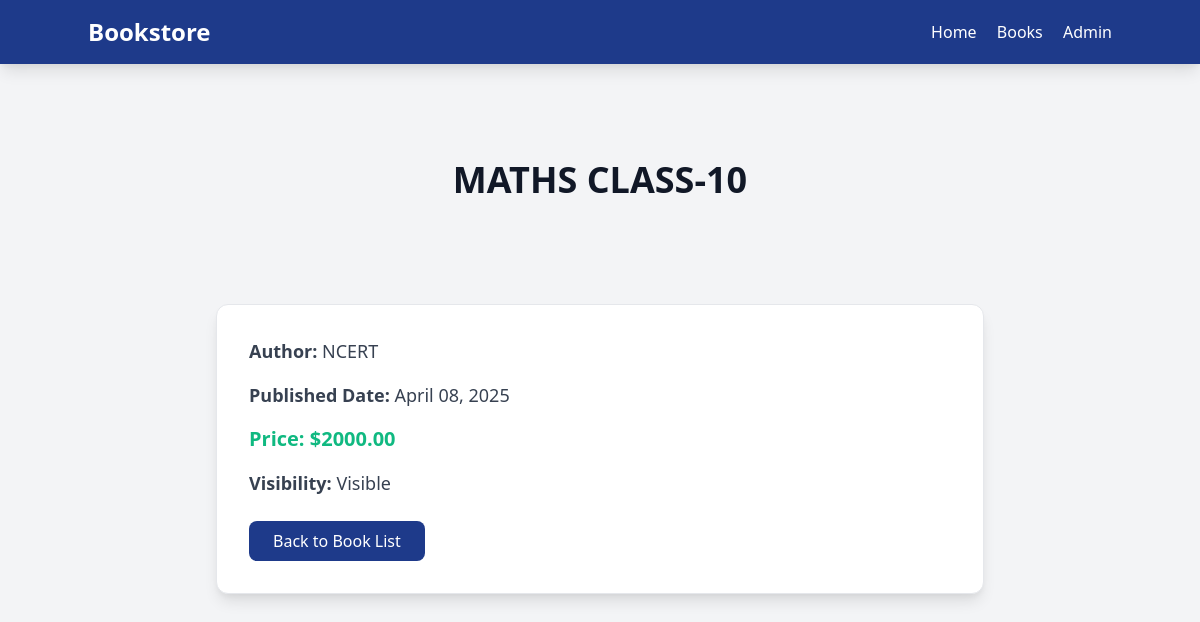
Screenshot of /book/1/ with the database file from the repository.
### books/models.py (models this page shows, shortened)
class Book(models.Model):
    title = models.CharField(max_length=200)
    author = models.CharField(max_length=100)
    published_date = models.DateField()
    price = models.DecimalField(max_digits=6, decimal_places=2)
    is_visible = models.BooleanField(default=True)

### books/views.py (the view)
# urls.py: path('book/<int:pk>/', views.BookDetailView.as_view(), name='book_detail'),
class BookDetailView(DetailView):
    model = Book
    template_name = 'books/book_detail.html'
    context_object_name = 'book'
    def get_queryset(self):
        return Book.objects.filter(is_visible=True)

### books/templates/books/book_detail.html (shortened to what this page needs)
{% extends "base.html" %}
{% load static %}
{% block content %}
    <nav class="bg-blue-900 text-white p-4 sticky top-0 z-50 shadow-lg">
        <div class="container mx-auto flex justify-between items-center">
            <a href="{% url 'books:home' %}" class="text-2xl font-bold">Bookstore</a>
            <div class="space-x-4">
                <a href="{% url 'books:home' %}" class="hover:text-green-400">Home</a>
                <a href="{% url 'books:book_list' %}" class="hover:text-green-400">Books</a>
                <a href="{% url 'admin:index' %}" class="hover:text-green-400">Admin</a>
            </div>
        </div>
    </nav>
    <div class="container mx-auto py-12">
        <div class="bg-gray-100 py-12">
            <div class="max-w-3xl mx-auto">
                <h1 class="text-3xl sm:text-4xl font-bold text-gray-900 text-center mb-8">{{ book.title }}</h1>
            </div>
        </div>
        <div class="max-w-3xl mx-auto bg-white p-8 rounded-xl shadow-lg border border-gray-200 mt-6">
            <div class="space-y-4">
                <p class="text-lg text-gray-700"><strong>Author:</strong> {{ book.author }}</p>
                <p class="text-lg text-gray-700"><strong>Published Date:</strong> {{ book.published_date|date:"F d, Y" }}</p>
                <p class="text-xl text-green-500 font-bold"><strong>Price:</strong> ${{ book.price }}</p>
                <p class="text-lg text-gray-700"><strong>Visibility:</strong> {% if book.is_visible %}Visible{% else %}Hidden{% endif %}</p>
            </div>
            <a href="{% url 'books:book_list' %}" class="mt-6 inline-block bg-blue-900 text-white px-6 py-2 rounded-lg hover:bg-blue-800 hover:shadow-xl transition duration-300">
                Back to Book List
            </a>
        </div>
    </div>
{% endblock %}

### rows the page displays
Book: title "MATHS CLASS-10", author "NCERT", published_date "April 08, 2025", price "2000.00"
